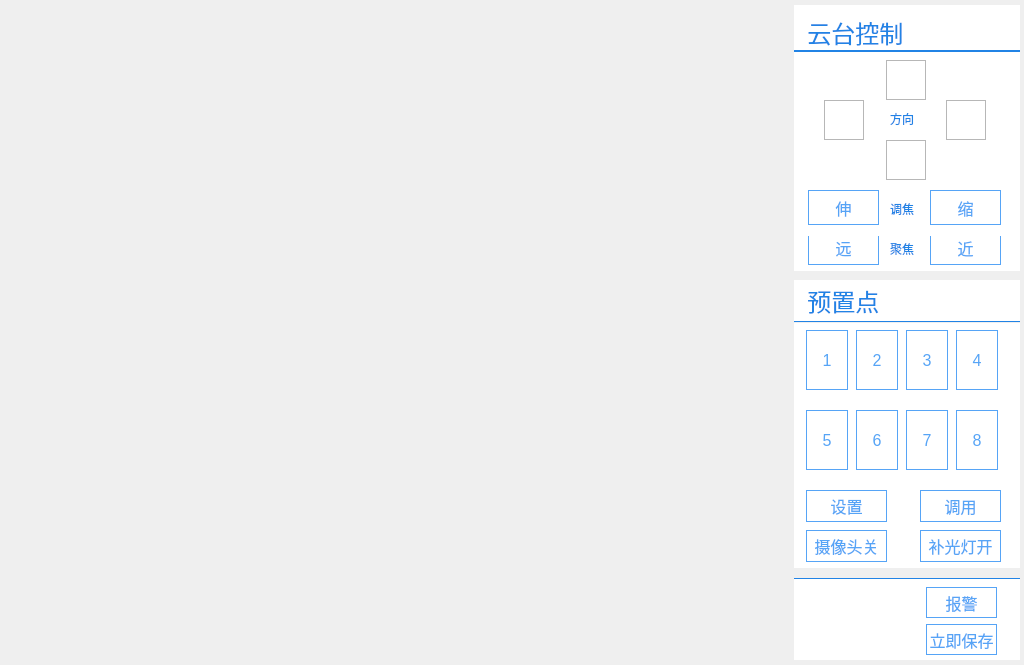
 <widget class="QWidget" name="pvmsMonitorWidget">
  <property name="geometry">
   <rect>
    <x>0</x>
    <y>0</y>
    <width>1024</width>
    <height>665</height>
   </rect>
  </property>
  <property name="windowTitle">
   <string>Form</string>
  </property>
  <widget class="QLabel" name="label_6">
   <property name="geometry">
    <rect>
     <x>794</x>
     <y>230</y>
     <width>226</width>
     <height>41</height>
    </rect>
   </property>
   <property name="font">
    <font>
     <pointsize>12</pointsize>
    </font>
   </property>
   <property name="styleSheet">
    <string notr="true">#label_6 { 
	color: rgb(33, 131, 229);
    background-color: rgb(255, 255, 255);
  } 
 #label_6 * { 
     background-color:; 
 }</string>
   </property>
   <property name="text">
    <string/>
   </property>
  </widget>
  <widget class="QPushButton" name="presetNoPushButton_8">
   <property name="geometry">
    <rect>
     <x>956</x>
     <y>410</y>
     <width>42</width>
     <height>60</height>
    </rect>
   </property>
   <property name="font">
    <font>
     <pointsize>12</pointsize>
    </font>
   </property>
   <property name="styleSheet">
    <string notr="true">QPushButton
{background-color: rgb(255, 255, 255);color: rgb(86, 164, 246);border-color: rgb(86, 164, 246);border-width: 1px;border-style: solid;}

QPushButton:hover
{background-color: rgb(246, 246, 246);color: rgb(86, 164, 246);border-color: rgb(86, 164, 246);border-width: 1px;border-style: solid;}

QPushButton:pressed
{background-color: rgb(86, 164, 246);color: rgb(255, 255, 255);border-color: rgb(86, 164, 246);border-width: 1px;border-style: solid;}

QPushButton:checked
{background-color: rgb(86, 164, 246);color: rgb(255, 255, 255);border-color: rgb(86, 164, 246);border-width: 1px;border-style: solid;}</string>
   </property>
   <property name="text">
    <string>8</string>
   </property>
   <property name="checkable">
    <bool>true</bool>
   </property>
  </widget>
  <widget class="QPushButton" name="zoomOutPushButton">
   <property name="geometry">
    <rect>
     <x>808</x>
     <y>190</y>
     <width>71</width>
     <height>35</height>
    </rect>
   </property>
   <property name="font">
    <font>
     <pointsize>12</pointsize>
    </font>
   </property>
   <property name="styleSheet">
    <string notr="true">QPushButton
{background-color: rgb(255, 255, 255);color: rgb(86, 164, 246);border-color: rgb(86, 164, 246);border-width: 1px;border-style: solid;}

QPushButton:hover{background-color: rgb(246, 246, 246);color: rgb(86, 164, 246);border-color: rgb(86, 164, 246);border-width: 1px;border-style: solid;}

QPushButton:pressed{background-color: rgb(86, 164, 246);color: rgb(255, 255, 255);border-color: rgb(86, 164, 246);border-width: 1px;border-style: solid;}</string>
   </property>
   <property name="text">
    <string>伸</string>
   </property>
  </widget>
  <widget class="Line" name="line_3">
   <property name="geometry">
    <rect>
     <x>794</x>
     <y>578</y>
     <width>226</width>
     <height>2</height>
    </rect>
   </property>
   <property name="styleSheet">
    <string notr="true">border-top: 1px solid  rgb(33, 131, 229); 
background-color: rgb(33, 131, 229); </string>
   </property>
   <property name="orientation">
    <enum>Qt::Horizontal</enum>
   </property>
  </widget>
  <widget class="QPushButton" name="focusNearPushButton">
   <property name="geometry">
    <rect>
     <x>930</x>
     <y>230</y>
     <width>71</width>
     <height>35</height>
    </rect>
   </property>
   <property name="font">
    <font>
     <pointsize>12</pointsize>
    </font>
   </property>
   <property name="styleSheet">
    <string notr="true">QPushButton
{background-color: rgb(255, 255, 255);color: rgb(86, 164, 246);border-color: rgb(86, 164, 246);border-width: 1px;border-style: solid;}

QPushButton:hover{background-color: rgb(246, 246, 246);color: rgb(86, 164, 246);border-color: rgb(86, 164, 246);border-width: 1px;border-style: solid;}

QPushButton:pressed{background-color: rgb(86, 164, 246);color: rgb(255, 255, 255);border-color: rgb(86, 164, 246);border-width: 1px;border-style: solid;}</string>
   </property>
   <property name="text">
    <string>近</string>
   </property>
  </widget>
  <widget class="QPushButton" name="startPollingPushButton">
   <property name="geometry">
    <rect>
     <x>816</x>
     <y>625</y>
     <width>30</width>
     <height>31</height>
    </rect>
   </property>
   <property name="styleSheet">
    <string notr="true">QPushButton
{border-image: url(:/res/play_nor.png);background-color: rgb(255, 255, 255);}

QPushButton:hover
{border-image: url(:/res/play_hover.png);background-color: rgb(255, 255, 255);}

QPushButton:pressed
{border-image: url(:/res/play_down.png);}

QPushButton:checked
{border-image: url(:/res/play_down.png);}</string>
   </property>
   <property name="text">
    <string/>
   </property>
   <property name="iconSize">
    <size>
     <width>30</width>
     <height>31</height>
    </size>
   </property>
   <property name="checkable">
    <bool>true</bool>
   </property>
   <property name="checked">
    <bool>false</bool>
   </property>
   <property name="flat">
    <bool>true</bool>
   </property>
  </widget>
  <widget class="QLabel" name="label">
   <property name="geometry">
    <rect>
     <x>890</x>
     <y>200</y>
     <width>31</width>
     <height>17</height>
    </rect>
   </property>
   <property name="styleSheet">
    <string notr="true">background-color: rgb(255, 255, 255);
color: rgb(33, 131, 229);</string>
   </property>
   <property name="text">
    <string>调焦</string>
   </property>
  </widget>
  <widget class="QPushButton" name="cameraSwitchPushButton">
   <property name="geometry">
    <rect>
     <x>806</x>
     <y>530</y>
     <width>81</width>
     <height>32</height>
    </rect>
   </property>
   <property name="font">
    <font>
     <pointsize>12</pointsize>
    </font>
   </property>
   <property name="styleSheet">
    <string notr="true">QPushButton{background-color: rgb(255, 255, 255);color: rgb(86, 164, 246);border-color: rgb(86, 164, 246);border-width: 1px;border-style: solid;}

QPushButton:hover{background-color: rgb(246, 246, 246);color: rgb(86, 164, 246);border-color: rgb(86, 164, 246);border-width: 1px;border-style: solid;}

QPushButton:checked
{background-color: rgb(86, 164, 246);color: rgb(255, 255, 255);border-color: rgb(86, 164, 246);border-width: 1px;border-style: solid;}</string>
   </property>
   <property name="text">
    <string>摄像头关</string>
   </property>
   <property name="checkable">
    <bool>true</bool>
   </property>
  </widget>
  <widget class="QLabel" name="label_10">
   <property name="geometry">
    <rect>
     <x>890</x>
     <y>110</y>
     <width>31</width>
     <height>17</height>
    </rect>
   </property>
   <property name="styleSheet">
    <string notr="true">background-color: rgb(255, 255, 255);
color: rgb(33, 131, 229);</string>
   </property>
   <property name="text">
    <string>方向</string>
   </property>
  </widget>
  <widget class="QPushButton" name="focusFarPushButton">
   <property name="geometry">
    <rect>
     <x>808</x>
     <y>230</y>
     <width>71</width>
     <height>35</height>
    </rect>
   </property>
   <property name="font">
    <font>
     <pointsize>12</pointsize>
    </font>
   </property>
   <property name="styleSheet">
    <string notr="true">QPushButton
{background-color: rgb(255, 255, 255);color: rgb(86, 164, 246);border-color: rgb(86, 164, 246);border-width: 1px;border-style: solid;}

QPushButton:hover{background-color: rgb(246, 246, 246);color: rgb(86, 164, 246);border-color: rgb(86, 164, 246);border-width: 1px;border-style: solid;}

QPushButton:pressed{background-color: rgb(86, 164, 246);color: rgb(255, 255, 255);border-color: rgb(86, 164, 246);border-width: 1px;border-style: solid;}</string>
   </property>
   <property name="text">
    <string>远</string>
   </property>
  </widget>
  <widget class="QPushButton" name="presetNoPushButton_3">
   <property name="geometry">
    <rect>
     <x>906</x>
     <y>330</y>
     <width>42</width>
     <height>60</height>
    </rect>
   </property>
   <property name="font">
    <font>
     <pointsize>12</pointsize>
    </font>
   </property>
   <property name="styleSheet">
    <string notr="true">QPushButton
{background-color: rgb(255, 255, 255);color: rgb(86, 164, 246);border-color: rgb(86, 164, 246);border-width: 1px;border-style: solid;}

QPushButton:hover
{background-color: rgb(246, 246, 246);color: rgb(86, 164, 246);border-color: rgb(86, 164, 246);border-width: 1px;border-style: solid;}

QPushButton:pressed
{background-color: rgb(86, 164, 246);color: rgb(255, 255, 255);border-color: rgb(86, 164, 246);border-width: 1px;border-style: solid;}

QPushButton:checked
{background-color: rgb(86, 164, 246);color: rgb(255, 255, 255);border-color: rgb(86, 164, 246);border-width: 1px;border-style: solid;}</string>
   </property>
   <property name="text">
    <string>3</string>
   </property>
   <property name="checkable">
    <bool>true</bool>
   </property>
  </widget>
  <widget class="QPushButton" name="pausePollingPushButton">
   <property name="geometry">
    <rect>
     <x>876</x>
     <y>625</y>
     <width>30</width>
     <height>31</height>
    </rect>
   </property>
   <property name="styleSheet">
    <string notr="true">QPushButton
{border-image: url(:/res/pause_nor.png);background-color: rgb(255, 255, 255);}

QPushButton:hover
{border-image: url(:/res/pause_hover.png);background-color: rgb(255, 255, 255);}

QPushButton:pressed
{border-image: url(:/res/pause_down.png);}

QPushButton:checked
{border-image: url(:/res/pause_down.png);}</string>
   </property>
   <property name="text">
    <string/>
   </property>
   <property name="iconSize">
    <size>
     <width>30</width>
     <height>31</height>
    </size>
   </property>
   <property name="checkable">
    <bool>true</bool>
   </property>
   <property name="flat">
    <bool>true</bool>
   </property>
  </widget>
  <widget class="QPushButton" name="zoomInPushButton">
   <property name="geometry">
    <rect>
     <x>930</x>
     <y>190</y>
     <width>71</width>
     <height>35</height>
    </rect>
   </property>
   <property name="font">
    <font>
     <pointsize>12</pointsize>
    </font>
   </property>
   <property name="styleSheet">
    <string notr="true">QPushButton
{background-color: rgb(255, 255, 255);color: rgb(86, 164, 246);border-color: rgb(86, 164, 246);border-width: 1px;border-style: solid;}

QPushButton:hover{background-color: rgb(246, 246, 246);color: rgb(86, 164, 246);border-color: rgb(86, 164, 246);border-width: 1px;border-style: solid;}

QPushButton:pressed{background-color: rgb(86, 164, 246);color: rgb(255, 255, 255);border-color: rgb(86, 164, 246);border-width: 1px;border-style: solid;}</string>
   </property>
   <property name="text">
    <string>缩</string>
   </property>
  </widget>
  <widget class="QPushButton" name="presetNoPushButton_2">
   <property name="geometry">
    <rect>
     <x>856</x>
     <y>330</y>
     <width>42</width>
     <height>60</height>
    </rect>
   </property>
   <property name="font">
    <font>
     <pointsize>12</pointsize>
    </font>
   </property>
   <property name="styleSheet">
    <string notr="true">QPushButton
{background-color: rgb(255, 255, 255);color: rgb(86, 164, 246);border-color: rgb(86, 164, 246);border-width: 1px;border-style: solid;}

QPushButton:hover
{background-color: rgb(246, 246, 246);color: rgb(86, 164, 246);border-color: rgb(86, 164, 246);border-width: 1px;border-style: solid;}

QPushButton:pressed
{background-color: rgb(86, 164, 246);color: rgb(255, 255, 255);border-color: rgb(86, 164, 246);border-width: 1px;border-style: solid;}

QPushButton:checked
{background-color: rgb(86, 164, 246);color: rgb(255, 255, 255);border-color: rgb(86, 164, 246);border-width: 1px;border-style: solid;}
</string>
   </property>
   <property name="text">
    <string>2</string>
   </property>
   <property name="checkable">
    <bool>true</bool>
   </property>
  </widget>
  <widget class="QPushButton" name="ptzRightPushButton">
   <property name="geometry">
    <rect>
     <x>946</x>
     <y>100</y>
     <width>40</width>
     <height>40</height>
    </rect>
   </property>
   <property name="styleSheet">
    <string notr="true">QPushButton{
background-color: rgb(255, 255, 255);border-color: rgb(183, 183, 183);border-width: 1px;border-style: solid;}

QPushButton:hover
{background-color: rgb(53, 159, 229);border-color: rgb(183, 183, 183);border-width: 1px;border-style: solid;}

QPushButton:pressed
{background-color: rgb(35, 96, 138);border-color: rgb(183, 183, 183);border-width: 1px;border-style: solid;}</string>
   </property>
   <property name="text">
    <string/>
   </property>
   <property name="icon">
    <iconset resource="res.qrc">
     <normaloff>:/res/ptz_right.png</normaloff>:/res/ptz_right.png</iconset>
   </property>
   <property name="iconSize">
    <size>
     <width>50</width>
     <height>50</height>
    </size>
   </property>
  </widget>
  <widget class="Line" name="line_2">
   <property name="geometry">
    <rect>
     <x>794</x>
     <y>320</y>
     <width>226</width>
     <height>2</height>
    </rect>
   </property>
   <property name="styleSheet">
    <string notr="true">border-top: 1px solid  rgb(33, 131, 229); 
background-color: rgb(33, 131, 229); </string>
   </property>
   <property name="orientation">
    <enum>Qt::Horizontal</enum>
   </property>
  </widget>
  <widget class="QLabel" name="label_2">
   <property name="geometry">
    <rect>
     <x>890</x>
     <y>240</y>
     <width>31</width>
     <height>17</height>
    </rect>
   </property>
   <property name="styleSheet">
    <string notr="true">background-color: rgb(255, 255, 255);
color: rgb(33, 131, 229);</string>
   </property>
   <property name="text">
    <string>聚焦</string>
   </property>
  </widget>
  <widget class="QPushButton" name="ptzLeftPushButton">
   <property name="geometry">
    <rect>
     <x>824</x>
     <y>100</y>
     <width>40</width>
     <height>40</height>
    </rect>
   </property>
   <property name="styleSheet">
    <string notr="true">QPushButton{
background-color: rgb(255, 255, 255);border-color: rgb(183, 183, 183);border-width: 1px;border-style: solid;}

QPushButton:hover
{background-color: rgb(53, 159, 229);border-color: rgb(183, 183, 183);border-width: 1px;border-style: solid;}

QPushButton:pressed
{background-color: rgb(35, 96, 138);border-color: rgb(183, 183, 183);border-width: 1px;border-style: solid;}</string>
   </property>
   <property name="text">
    <string/>
   </property>
   <property name="icon">
    <iconset resource="res.qrc">
     <normaloff>:/res/ptz_left.png</normaloff>:/res/ptz_left.png</iconset>
   </property>
   <property name="iconSize">
    <size>
     <width>50</width>
     <height>50</height>
    </size>
   </property>
  </widget>
  <widget class="QLabel" name="label_4">
   <property name="geometry">
    <rect>
     <x>794</x>
     <y>60</y>
     <width>226</width>
     <height>131</height>
    </rect>
   </property>
   <property name="font">
    <font>
     <pointsize>12</pointsize>
    </font>
   </property>
   <property name="styleSheet">
    <string notr="true"> #label_4 { 
	color: rgb(33, 131, 229);
    background-color: rgb(255, 255, 255);
  } 
 #label_4 * { 
     background-color:; 
 }</string>
   </property>
   <property name="text">
    <string/>
   </property>
  </widget>
  <widget class="QPushButton" name="presetSetPushButton">
   <property name="geometry">
    <rect>
     <x>806</x>
     <y>490</y>
     <width>81</width>
     <height>32</height>
    </rect>
   </property>
   <property name="font">
    <font>
     <pointsize>12</pointsize>
    </font>
   </property>
   <property name="styleSheet">
    <string notr="true">QPushButton
{background-color: rgb(255, 255, 255);color: rgb(86, 164, 246);border-color: rgb(86, 164, 246);border-width: 1px;border-style: solid;}

QPushButton:hover{background-color: rgb(246, 246, 246);color: rgb(86, 164, 246);border-color: rgb(86, 164, 246);border-width: 1px;border-style: solid;}

QPushButton:pressed{background-color: rgb(86, 164, 246);color: rgb(255, 255, 255);border-color: rgb(86, 164, 246);border-width: 1px;border-style: solid;}</string>
   </property>
   <property name="text">
    <string>设置</string>
   </property>
   <property name="checkable">
    <bool>false</bool>
   </property>
   <property name="checked">
    <bool>false</bool>
   </property>
  </widget>
  <widget class="QPushButton" name="presetNoPushButton_7">
   <property name="geometry">
    <rect>
     <x>906</x>
     <y>410</y>
     <width>42</width>
     <height>60</height>
    </rect>
   </property>
   <property name="font">
    <font>
     <pointsize>12</pointsize>
    </font>
   </property>
   <property name="styleSheet">
    <string notr="true">QPushButton
{background-color: rgb(255, 255, 255);color: rgb(86, 164, 246);border-color: rgb(86, 164, 246);border-width: 1px;border-style: solid;}

QPushButton:hover
{background-color: rgb(246, 246, 246);color: rgb(86, 164, 246);border-color: rgb(86, 164, 246);border-width: 1px;border-style: solid;}

QPushButton:pressed
{background-color: rgb(86, 164, 246);color: rgb(255, 255, 255);border-color: rgb(86, 164, 246);border-width: 1px;border-style: solid;}

QPushButton:checked
{background-color: rgb(86, 164, 246);color: rgb(255, 255, 255);border-color: rgb(86, 164, 246);border-width: 1px;border-style: solid;}</string>
   </property>
   <property name="text">
    <string>7</string>
   </property>
   <property name="checkable">
    <bool>true</bool>
   </property>
  </widget>
  <widget class="QPushButton" name="ptzDownPushButton">
   <property name="geometry">
    <rect>
     <x>886</x>
     <y>140</y>
     <width>40</width>
     <height>40</height>
    </rect>
   </property>
   <property name="styleSheet">
    <string notr="true">QPushButton{
background-color: rgb(255, 255, 255);border-color: rgb(183, 183, 183);border-width: 1px;border-style: solid;}

QPushButton:hover
{background-color: rgb(53, 159, 229);border-color: rgb(183, 183, 183);border-width: 1px;border-style: solid;}

QPushButton:pressed
{background-color: rgb(35, 96, 138);border-color: rgb(183, 183, 183);border-width: 1px;border-style: solid;}</string>
   </property>
   <property name="text">
    <string/>
   </property>
   <property name="icon">
    <iconset resource="res.qrc">
     <normaloff>:/res/ptz_down.png</normaloff>:/res/ptz_down.png</iconset>
   </property>
   <property name="iconSize">
    <size>
     <width>50</width>
     <height>50</height>
    </size>
   </property>
  </widget>
  <widget class="QPushButton" name="temporarySavePushButton">
   <property name="geometry">
    <rect>
     <x>926</x>
     <y>624</y>
     <width>71</width>
     <height>31</height>
    </rect>
   </property>
   <property name="font">
    <font>
     <pointsize>12</pointsize>
    </font>
   </property>
   <property name="styleSheet">
    <string notr="true">QPushButton
{background-color: rgb(255, 255, 255);color: rgb(86, 164, 246);border-color: rgb(86, 164, 246);border-width: 1px;border-style: solid;}

QPushButton:hover{background-color: rgb(246, 246, 246);color: rgb(86, 164, 246);border-color: rgb(86, 164, 246);border-width: 1px;border-style: solid;}

QPushButton:pressed{background-color: rgb(86, 164, 246);color: rgb(255, 255, 255);border-color: rgb(86, 164, 246);border-width: 1px;border-style: solid;}</string>
   </property>
   <property name="text">
    <string>立即保存</string>
   </property>
  </widget>
  <widget class="QPushButton" name="alarmPushButton">
   <property name="geometry">
    <rect>
     <x>926</x>
     <y>587</y>
     <width>71</width>
     <height>31</height>
    </rect>
   </property>
   <property name="font">
    <font>
     <pointsize>12</pointsize>
    </font>
   </property>
   <property name="styleSheet">
    <string notr="true">QPushButton
{background-color: rgb(255, 255, 255);color: rgb(86, 164, 246);border-color: rgb(86, 164, 246);border-width: 1px;border-style: solid;}

QPushButton:hover{background-color: rgb(246, 246, 246);color: rgb(86, 164, 246);border-color: rgb(86, 164, 246);border-width: 1px;border-style: solid;}

QPushButton:checked
{background-color: rgb(255, 0, 0);color: rgb(86, 164, 246);border-color: rgb(86, 164, 246);border-width: 1px;border-style: solid;}

QPushButton:pressed{background-color: rgb(86, 164, 246);color: rgb(255, 255, 255);border-color: rgb(86, 164, 246);border-width: 1px;border-style: solid;}

</string>
   </property>
   <property name="text">
    <string>报警</string>
   </property>
   <property name="checkable">
    <bool>true</bool>
   </property>
  </widget>
  <widget class="QPushButton" name="fillLightSwitchPushButton">
   <property name="geometry">
    <rect>
     <x>920</x>
     <y>530</y>
     <width>81</width>
     <height>32</height>
    </rect>
   </property>
   <property name="font">
    <font>
     <pointsize>12</pointsize>
    </font>
   </property>
   <property name="styleSheet">
    <string notr="true">QPushButton{background-color: rgb(255, 255, 255);color: rgb(86, 164, 246);border-color: rgb(86, 164, 246);border-width: 1px;border-style: solid;}

QPushButton:hover{background-color: rgb(246, 246, 246);color: rgb(86, 164, 246);border-color: rgb(86, 164, 246);border-width: 1px;border-style: solid;}

QPushButton:checked
{background-color: rgb(86, 164, 246);color: rgb(255, 255, 255);border-color: rgb(86, 164, 246);border-width: 1px;border-style: solid;}</string>
   </property>
   <property name="text">
    <string>补光灯开</string>
   </property>
   <property name="checkable">
    <bool>true</bool>
   </property>
  </widget>
  <widget class="QPushButton" name="presetNoPushButton_4">
   <property name="geometry">
    <rect>
     <x>956</x>
     <y>330</y>
     <width>42</width>
     <height>60</height>
    </rect>
   </property>
   <property name="font">
    <font>
     <pointsize>12</pointsize>
    </font>
   </property>
   <property name="styleSheet">
    <string notr="true">QPushButton
{background-color: rgb(255, 255, 255);color: rgb(86, 164, 246);border-color: rgb(86, 164, 246);border-width: 1px;border-style: solid;}

QPushButton:hover
{background-color: rgb(246, 246, 246);color: rgb(86, 164, 246);border-color: rgb(86, 164, 246);border-width: 1px;border-style: solid;}

QPushButton:pressed
{background-color: rgb(86, 164, 246);color: rgb(255, 255, 255);border-color: rgb(86, 164, 246);border-width: 1px;border-style: solid;}

QPushButton:checked
{background-color: rgb(86, 164, 246);color: rgb(255, 255, 255);border-color: rgb(86, 164, 246);border-width: 1px;border-style: solid;}</string>
   </property>
   <property name="text">
    <string>4</string>
   </property>
   <property name="checkable">
    <bool>true</bool>
   </property>
  </widget>
  <widget class="QLabel" name="label_9">
   <property name="geometry">
    <rect>
     <x>794</x>
     <y>579</y>
     <width>226</width>
     <height>81</height>
    </rect>
   </property>
   <property name="styleSheet">
    <string notr="true"> #label_9 { 
    background-color: rgb(255, 255, 255);
  } 
 #label_9 * { 
	 color: rgb(33, 131, 229);
     background-color:; 
 }</string>
   </property>
   <property name="text">
    <string/>
   </property>
  </widget>
  <widget class="QPushButton" name="pollingNextOnePushButton">
   <property name="geometry">
    <rect>
     <x>876</x>
     <y>585</y>
     <width>30</width>
     <height>31</height>
    </rect>
   </property>
   <property name="styleSheet">
    <string notr="true">QPushButton
{border-image: url(:/res/next_nor.png);background-color: rgb(255, 255, 255);}

QPushButton:hover
{border-image: url(:/res/next_hover.png);background-color: rgb(255, 255, 255);}

QPushButton:pressed
{border-image: url(:/res/next_down.png);background-color: rgb(255, 255, 255);}</string>
   </property>
   <property name="text">
    <string/>
   </property>
   <property name="iconSize">
    <size>
     <width>30</width>
     <height>31</height>
    </size>
   </property>
   <property name="flat">
    <bool>true</bool>
   </property>
  </widget>
  <widget class="QPushButton" name="ptzUpPushButton">
   <property name="geometry">
    <rect>
     <x>886</x>
     <y>60</y>
     <width>40</width>
     <height>40</height>
    </rect>
   </property>
   <property name="styleSheet">
    <string notr="true">QPushButton{
background-color: rgb(255, 255, 255);border-color: rgb(183, 183, 183);border-width: 1px;border-style: solid;}

QPushButton:hover
{background-color: rgb(53, 159, 229);border-color: rgb(183, 183, 183);border-width: 1px;border-style: solid;}

QPushButton:pressed
{background-color: rgb(35, 96, 138);border-color: rgb(183, 183, 183);border-width: 1px;border-style: solid;}</string>
   </property>
   <property name="text">
    <string/>
   </property>
   <property name="icon">
    <iconset resource="res.qrc">
     <normaloff>:/res/ptz_up.png</normaloff>:/res/ptz_up.png</iconset>
   </property>
   <property name="iconSize">
    <size>
     <width>50</width>
     <height>50</height>
    </size>
   </property>
   <property name="flat">
    <bool>false</bool>
   </property>
  </widget>
  <widget class="QPushButton" name="pollingLastOnePushButton">
   <property name="geometry">
    <rect>
     <x>816</x>
     <y>585</y>
     <width>30</width>
     <height>31</height>
    </rect>
   </property>
   <property name="styleSheet">
    <string notr="true">QPushButton
{border-image: url(:/res/prev_nor.png);background-color: rgb(255, 255, 255);}

QPushButton:hover
{border-image: url(:/res/prev_hover.png);background-color: rgb(255, 255, 255);}

QPushButton:pressed
{border-image: url(:/res/prev_down.png);background-color: rgb(255, 255, 255);}
</string>
   </property>
   <property name="text">
    <string/>
   </property>
   <property name="iconSize">
    <size>
     <width>30</width>
     <height>31</height>
    </size>
   </property>
   <property name="flat">
    <bool>true</bool>
   </property>
  </widget>
  <widget class="QLabel" name="label_3">
   <property name="geometry">
    <rect>
     <x>794</x>
     <y>5</y>
     <width>226</width>
     <height>55</height>
    </rect>
   </property>
   <property name="font">
    <font>
     <pointsize>18</pointsize>
    </font>
   </property>
   <property name="layoutDirection">
    <enum>Qt::LeftToRight</enum>
   </property>
   <property name="styleSheet">
    <string notr="true"> #label_3 { 
	color: rgb(33, 131, 229);
    background-color: rgb(255, 255, 255);
  } 
 #label_3 * { 
     background-color:; 
 }</string>
   </property>
   <property name="text">
    <string>  云台控制</string>
   </property>
   <property name="textFormat">
    <enum>Qt::AutoText</enum>
   </property>
  </widget>
  <widget class="QPushButton" name="presetNoPushButton_6">
   <property name="geometry">
    <rect>
     <x>856</x>
     <y>410</y>
     <width>42</width>
     <height>60</height>
    </rect>
   </property>
   <property name="font">
    <font>
     <pointsize>12</pointsize>
    </font>
   </property>
   <property name="styleSheet">
    <string notr="true">QPushButton
{background-color: rgb(255, 255, 255);color: rgb(86, 164, 246);border-color: rgb(86, 164, 246);border-width: 1px;border-style: solid;}

QPushButton:hover
{background-color: rgb(246, 246, 246);color: rgb(86, 164, 246);border-color: rgb(86, 164, 246);border-width: 1px;border-style: solid;}

QPushButton:pressed
{background-color: rgb(86, 164, 246);color: rgb(255, 255, 255);border-color: rgb(86, 164, 246);border-width: 1px;border-style: solid;}

QPushButton:checked
{background-color: rgb(86, 164, 246);color: rgb(255, 255, 255);border-color: rgb(86, 164, 246);border-width: 1px;border-style: solid;}</string>
   </property>
   <property name="text">
    <string>6</string>
   </property>
   <property name="checkable">
    <bool>true</bool>
   </property>
  </widget>
  <widget class="QPushButton" name="presetNoPushButton">
   <property name="geometry">
    <rect>
     <x>806</x>
     <y>330</y>
     <width>42</width>
     <height>60</height>
    </rect>
   </property>
   <property name="font">
    <font>
     <pointsize>12</pointsize>
    </font>
   </property>
   <property name="styleSheet">
    <string notr="true">QPushButton
{background-color: rgb(255, 255, 255);color: rgb(86, 164, 246);border-color: rgb(86, 164, 246);border-width: 1px;border-style: solid;}

QPushButton:hover
{background-color: rgb(246, 246, 246);color: rgb(86, 164, 246);border-color: rgb(86, 164, 246);border-width: 1px;border-style: solid;}

QPushButton:pressed
{background-color: rgb(86, 164, 246);color: rgb(255, 255, 255);border-color: rgb(86, 164, 246);border-width: 1px;border-style: solid;}

QPushButton:checked
{background-color: rgb(86, 164, 246);color: rgb(255, 255, 255);border-color: rgb(86, 164, 246);border-width: 1px;border-style: solid;}</string>
   </property>
   <property name="text">
    <string>1</string>
   </property>
   <property name="checkable">
    <bool>true</bool>
   </property>
   <property name="checked">
    <bool>false</bool>
   </property>
   <property name="flat">
    <bool>false</bool>
   </property>
  </widget>
  <widget class="QPushButton" name="presetNoPushButton_5">
   <property name="geometry">
    <rect>
     <x>806</x>
     <y>410</y>
     <width>42</width>
     <height>60</height>
    </rect>
   </property>
   <property name="font">
    <font>
     <pointsize>12</pointsize>
    </font>
   </property>
   <property name="styleSheet">
    <string notr="true">QPushButton
{background-color: rgb(255, 255, 255);color: rgb(86, 164, 246);border-color: rgb(86, 164, 246);border-width: 1px;border-style: solid;}

QPushButton:hover
{background-color: rgb(246, 246, 246);color: rgb(86, 164, 246);border-color: rgb(86, 164, 246);border-width: 1px;border-style: solid;}

QPushButton:pressed
{background-color: rgb(86, 164, 246);color: rgb(255, 255, 255);border-color: rgb(86, 164, 246);border-width: 1px;border-style: solid;}

QPushButton:checked
{background-color: rgb(86, 164, 246);color: rgb(255, 255, 255);border-color: rgb(86, 164, 246);border-width: 1px;border-style: solid;}</string>
   </property>
   <property name="text">
    <string>5</string>
   </property>
   <property name="checkable">
    <bool>true</bool>
   </property>
  </widget>
  <widget class="QLabel" name="label_5">
   <property name="geometry">
    <rect>
     <x>794</x>
     <y>185</y>
     <width>226</width>
     <height>51</height>
    </rect>
   </property>
   <property name="font">
    <font>
     <pointsize>12</pointsize>
    </font>
   </property>
   <property name="styleSheet">
    <string notr="true"> #label_5 { 
	color: rgb(33, 131, 229);
    background-color: rgb(255, 255, 255);
  } 
 #label_5 * { 
     background-color:; 
 }</string>
   </property>
   <property name="text">
    <string/>
   </property>
  </widget>
  <widget class="QLabel" name="label_8">
   <property name="geometry">
    <rect>
     <x>794</x>
     <y>323</y>
     <width>226</width>
     <height>245</height>
    </rect>
   </property>
   <property name="styleSheet">
    <string notr="true"> #label_8 { 
    background-color: rgb(255, 255, 255);
  } 
 #label_8 * { 
     background-color:; 
 }</string>
   </property>
   <property name="text">
    <string/>
   </property>
  </widget>
  <widget class="Line" name="line">
   <property name="geometry">
    <rect>
     <x>794</x>
     <y>50</y>
     <width>226</width>
     <height>2</height>
    </rect>
   </property>
   <property name="styleSheet">
    <string notr="true">border-top: 1px solid  rgb(33, 131, 229); 
background-color: rgb(33, 131, 229); </string>
   </property>
   <property name="orientation">
    <enum>Qt::Horizontal</enum>
   </property>
  </widget>
  <widget class="QPushButton" name="presetGetPushButton">
   <property name="geometry">
    <rect>
     <x>920</x>
     <y>490</y>
     <width>81</width>
     <height>32</height>
    </rect>
   </property>
   <property name="font">
    <font>
     <pointsize>12</pointsize>
    </font>
   </property>
   <property name="styleSheet">
    <string notr="true">QPushButton
{background-color: rgb(255, 255, 255);color: rgb(86, 164, 246);border-color: rgb(86, 164, 246);border-width: 1px;border-style: solid;}

QPushButton:hover{background-color: rgb(246, 246, 246);color: rgb(86, 164, 246);border-color: rgb(86, 164, 246);border-width: 1px;border-style: solid;}

QPushButton:pressed{background-color: rgb(86, 164, 246);color: rgb(255, 255, 255);border-color: rgb(86, 164, 246);border-width: 1px;border-style: solid;}</string>
   </property>
   <property name="text">
    <string>调用</string>
   </property>
  </widget>
  <widget class="QLabel" name="label_7">
   <property name="geometry">
    <rect>
     <x>794</x>
     <y>280</y>
     <width>226</width>
     <height>41</height>
    </rect>
   </property>
   <property name="font">
    <font>
     <pointsize>18</pointsize>
    </font>
   </property>
   <property name="layoutDirection">
    <enum>Qt::LeftToRight</enum>
   </property>
   <property name="styleSheet">
    <string notr="true"> #label_7 { 
	color: rgb(33, 131, 229);
    background-color: rgb(255, 255, 255);
  } 
 #label_7 * { 
     background-color:; 
 }</string>
   </property>
   <property name="text">
    <string>  预置点</string>
   </property>
   <property name="textFormat">
    <enum>Qt::AutoText</enum>
   </property>
  </widget>
  <zorder>label_6</zorder>
  <zorder>line_3</zorder>
  <zorder>focusNearPushButton</zorder>
  <zorder>focusFarPushButton</zorder>
  <zorder>line_2</zorder>
  <zorder>label_2</zorder>
  <zorder>label_4</zorder>
  <zorder>ptzDownPushButton</zorder>
  <zorder>label_9</zorder>
  <zorder>pollingNextOnePushButton</zorder>
  <zorder>ptzUpPushButton</zorder>
  <zorder>pollingLastOnePushButton</zorder>
  <zorder>label_3</zorder>
  <zorder>label_5</zorder>
  <zorder>label_8</zorder>
  <zorder>line</zorder>
  <zorder>presetGetPushButton</zorder>
  <zorder>label_7</zorder>
  <zorder>zoomOutPushButton</zorder>
  <zorder>zoomInPushButton</zorder>
  <zorder>label</zorder>
  <zorder>label_10</zorder>
  <zorder>ptzLeftPushButton</zorder>
  <zorder>ptzRightPushButton</zorder>
  <zorder>presetNoPushButton</zorder>
  <zorder>presetNoPushButton_2</zorder>
  <zorder>presetNoPushButton_3</zorder>
  <zorder>presetNoPushButton_7</zorder>
  <zorder>presetNoPushButton_6</zorder>
  <zorder>presetNoPushButton_5</zorder>
  <zorder>presetNoPushButton_8</zorder>
  <zorder>presetNoPushButton_4</zorder>
  <zorder>presetSetPushButton</zorder>
  <zorder>startPollingPushButton</zorder>
  <zorder>temporarySavePushButton</zorder>
  <zorder>fillLightSwitchPushButton</zorder>
  <zorder>cameraSwitchPushButton</zorder>
  <zorder>alarmPushButton</zorder>
  <zorder>pausePollingPushButton</zorder>
 </widget>
